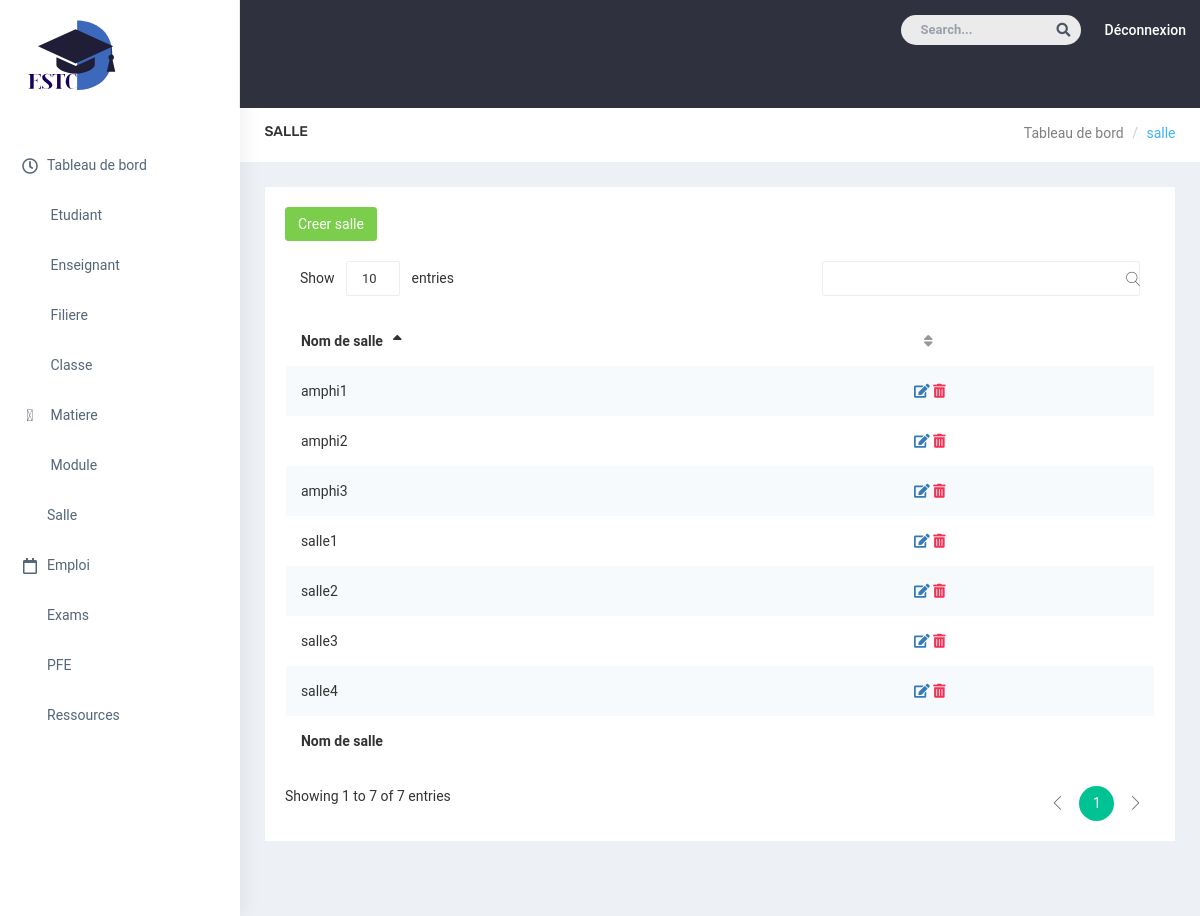
The page /useradmin/salle/ on the database its author committed.
### gestioncours/models.py (models this page shows, shortened)
class Salle(models.Model):
        nom_salle = models.CharField(max_length=40,default='')

### gestioncours/views.py (the view)
# urls.py: path('useradmin/salle/', views.salle, name="salle"),
def salle(request):
    salle = Salle.objects.all()
    return render(request,'salle.html',{'salle' : salle})

### templates/salle.html (shortened to what this page needs)
{% extends 'admin-template.html'%}
{% block content%}
            <div id="page-wrapper">
                <div class="container-fluid">
                    <div class="row bg-title">
                        <div class="col-lg-3 col-md-4 col-sm-4 col-xs-12">
                            <h4 class="page-title">salle</h4>
                        </div>
                        <div class="col-lg-9 col-sm-8 col-md-8 col-xs-12">
                            <ol class="breadcrumb">
                                <li><a href="#">Tableau de bord</a></li>
                                <li class="active">salle</li>
                            </ol>
                        </div>
                    </div>
       <div class="row">
         <div class="col-lg-12 col-md-12 col-sm-12 col-xs-12">
                        <div class="data-table-list">
                          <div class="basic-tb-hd">
                          <a href="{% url 'create_salle' %}" class="btn btn-success"> Creer salle</a>
                          </div>
                            <div class="table-responsive">
                                <table id="data-table-basic" class="table table-striped">
                                    <thead>
                                        <tr>
                                            <th>Nom de salle</th>
                                            <th></th>
                                        </tr>
                                    </thead>
                                    <tbody>
                                      {%for item in salle %}
                                        <tr>
                                              <td> {{item.nom_salle}}</td>
                                              <td>
                                                <a href="{% url 'update_salle' item.id %}"> <i class="fas fa-edit"></i> </a>
                                                <a class="text-danger" href="{% url 'delete_salle' item.id %}"> <i class="fas fa-trash-alt"></i> </a>
                                              </td>
                                        </tr>
                                      {% endfor %}
                                    </tbody>
                                               <tfoot>
                                                 <tr>
                                                   <th>Nom de salle</th>
                                                   <th></th>
                                                 </tr>
                                    </tfoot>
                                </table>
                            </div>
                        </div>
                    </div>
       </div>
                    </div>
                </div>
    {% endblock %}

### static/css/colors/default.css (style rules this page uses)
body { background: #fff; }
.bg-title .breadcrumb .active { color: #41b3f9; }

### rows shown on the page
Salle: nom_salle "salle1"
Salle: nom_salle "salle2"
Salle: nom_salle "salle3"
Salle: nom_salle "amphi1"
Salle: nom_salle "amphi2"
Salle: nom_salle "salle4"
Salle: nom_salle "amphi3"
